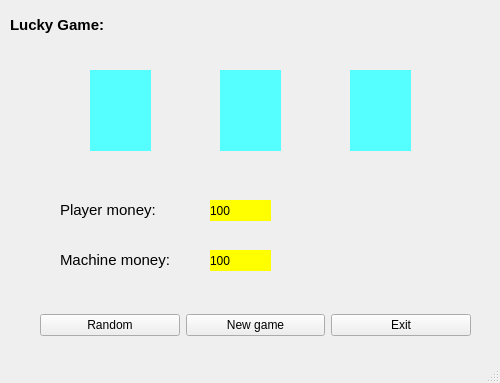
<?xml version="1.0" encoding="UTF-8"?>
<ui version="4.0">
 <class>MainWindow</class>
 <widget class="QMainWindow" name="MainWindow">
  <property name="geometry">
   <rect>
    <x>0</x>
    <y>0</y>
    <width>500</width>
    <height>383</height>
   </rect>
  </property>
  <property name="windowTitle">
   <string>Lucky game</string>
  </property>
  <widget class="QWidget" name="centralwidget">
   <widget class="QLabel" name="label">
    <property name="geometry">
     <rect>
      <x>10</x>
      <y>10</y>
      <width>121</width>
      <height>31</height>
     </rect>
    </property>
    <property name="text">
     <string>&lt;html&gt;&lt;head/&gt;&lt;body&gt;&lt;p&gt;&lt;span style=&quot; font-size:11pt; font-weight:600;&quot;&gt;Lucky Game:&lt;/span&gt;&lt;/p&gt;&lt;/body&gt;&lt;/html&gt;</string>
    </property>
   </widget>
   <widget class="QLabel" name="label_1">
    <property name="geometry">
     <rect>
      <x>90</x>
      <y>70</y>
      <width>61</width>
      <height>81</height>
     </rect>
    </property>
    <property name="autoFillBackground">
     <bool>false</bool>
    </property>
    <property name="styleSheet">
     <string notr="true">background-color: rgb(85, 255, 255);
color: red;
font-weight: bold;
font-size: 48px;
padding: 5px;</string>
    </property>
    <property name="text">
     <string/>
    </property>
   </widget>
   <widget class="QLabel" name="label_2">
    <property name="geometry">
     <rect>
      <x>220</x>
      <y>70</y>
      <width>61</width>
      <height>81</height>
     </rect>
    </property>
    <property name="autoFillBackground">
     <bool>false</bool>
    </property>
    <property name="styleSheet">
     <string notr="true">background-color: rgb(85, 255, 255);
color: red;
font-weight: bold;
font-size: 48px;
padding: 5px;</string>
    </property>
    <property name="text">
     <string/>
    </property>
   </widget>
   <widget class="QLabel" name="label_3">
    <property name="geometry">
     <rect>
      <x>350</x>
      <y>70</y>
      <width>61</width>
      <height>81</height>
     </rect>
    </property>
    <property name="autoFillBackground">
     <bool>false</bool>
    </property>
    <property name="styleSheet">
     <string notr="true">background-color: rgb(85, 255, 255);
color: red;
font-weight: bold;
font-size: 48px;
padding: 5px;</string>
    </property>
    <property name="text">
     <string/>
    </property>
   </widget>
   <widget class="QLabel" name="label_5">
    <property name="geometry">
     <rect>
      <x>60</x>
      <y>190</y>
      <width>141</width>
      <height>41</height>
     </rect>
    </property>
    <property name="text">
     <string>&lt;html&gt;&lt;head/&gt;&lt;body&gt;&lt;p&gt;&lt;span style=&quot; font-size:11pt;&quot;&gt;Player money:&lt;/span&gt;&lt;/p&gt;&lt;/body&gt;&lt;/html&gt;</string>
    </property>
   </widget>
   <widget class="QLabel" name="label_6">
    <property name="geometry">
     <rect>
      <x>60</x>
      <y>240</y>
      <width>141</width>
      <height>41</height>
     </rect>
    </property>
    <property name="text">
     <string>&lt;html&gt;&lt;head/&gt;&lt;body&gt;&lt;p&gt;&lt;span style=&quot; font-size:11pt;&quot;&gt;Machine money:&lt;/span&gt;&lt;/p&gt;&lt;/body&gt;&lt;/html&gt;</string>
    </property>
   </widget>
   <widget class="QLabel" name="label_7">
    <property name="geometry">
     <rect>
      <x>210</x>
      <y>200</y>
      <width>61</width>
      <height>21</height>
     </rect>
    </property>
    <property name="styleSheet">
     <string notr="true">background-color: rgb(255, 255, 0);</string>
    </property>
    <property name="text">
     <string>100</string>
    </property>
    <property name="textFormat">
     <enum>Qt::PlainText</enum>
    </property>
   </widget>
   <widget class="QLabel" name="label_8">
    <property name="geometry">
     <rect>
      <x>210</x>
      <y>250</y>
      <width>61</width>
      <height>21</height>
     </rect>
    </property>
    <property name="styleSheet">
     <string notr="true">background-color: rgb(255, 255, 0);</string>
    </property>
    <property name="text">
     <string>100</string>
    </property>
    <property name="textFormat">
     <enum>Qt::PlainText</enum>
    </property>
   </widget>
   <widget class="QWidget" name="horizontalLayoutWidget">
    <property name="geometry">
     <rect>
      <x>40</x>
      <y>300</y>
      <width>431</width>
      <height>51</height>
     </rect>
    </property>
    <layout class="QHBoxLayout" name="horizontalLayout">
     <item>
      <widget class="QPushButton" name="random">
       <property name="text">
        <string>Random</string>
       </property>
      </widget>
     </item>
     <item>
      <widget class="QPushButton" name="newgame">
       <property name="text">
        <string>New game</string>
       </property>
      </widget>
     </item>
     <item>
      <widget class="QPushButton" name="exit">
       <property name="text">
        <string>Exit</string>
       </property>
      </widget>
     </item>
    </layout>
   </widget>
  </widget>
  <widget class="QStatusBar" name="statusbar"/>
 </widget>
 <resources/>
 <connections>
  <connection>
   <sender>exit</sender>
   <signal>clicked()</signal>
   <receiver>MainWindow</receiver>
   <slot>close()</slot>
   <hints>
    <hint type="sourcelabel">
     <x>400</x>
     <y>324</y>
    </hint>
    <hint type="destinationlabel">
     <x>249</x>
     <y>191</y>
    </hint>
   </hints>
  </connection>
 </connections>
</ui>
